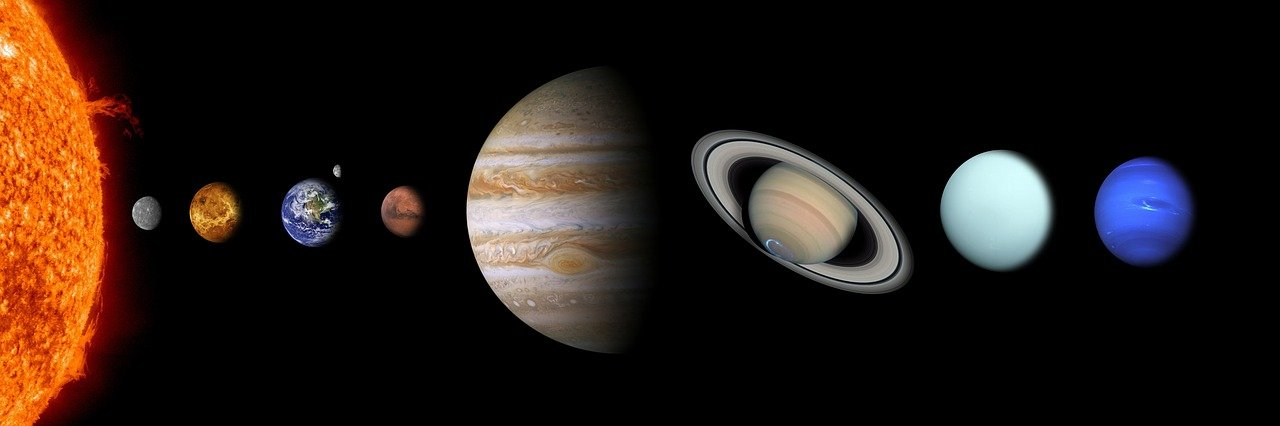
#> input picture solar-system.jpg, 1280 x 426 px
$ python create_image.py
#> lines starting #> are read from the running program, lines starting #| are printed output that depends on the picture; after the words box and inside, x2 and y2 are one past the last pixel; in counts of white or black regions, pixels touching at a corner belong together
import cv2

img = cv2.imread('solar-system.jpg')
#> img is the input picture: shape (426, 1280, 3); mean B, G, R 20.5, 25.8, 36.5
cv2.putText(img,'Sol',(70,50),cv2.FONT_HERSHEY_TRIPLEX,1,(255,255,255),2) #texto do sol

cv2.putText(img,'Mercurio',(110,250),cv2.FONT_HERSHEY_COMPLEX,0.5,(0,255,255),1) #texto de mercúrio
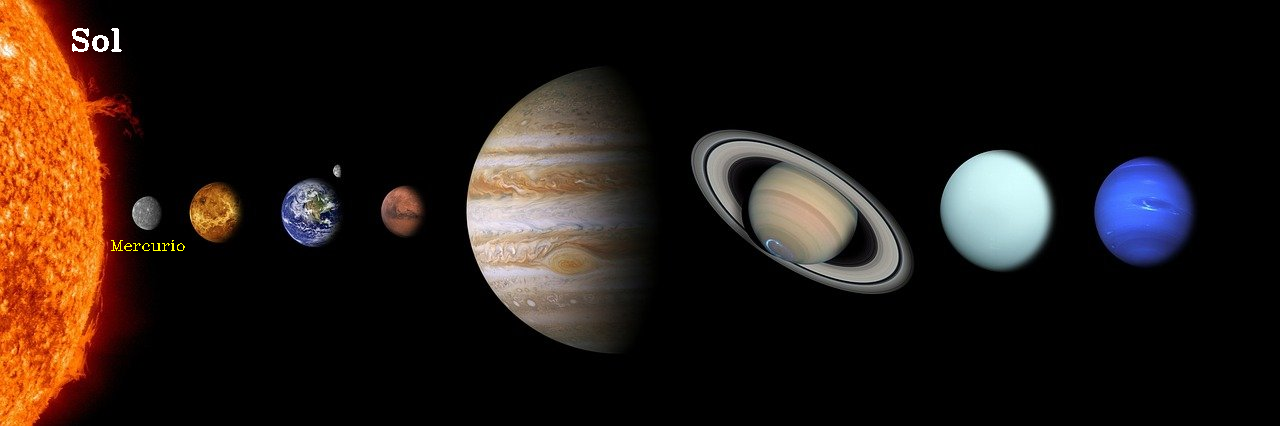
#> img: shape (426, 1280, 3); mean B, G, R 20.7, 26.1, 36.8

cv2.putText(img,'Venus',(190,170),cv2.FONT_HERSHEY_TRIPLEX,0.5,(255,255,0),1) #texto de vênus
#> img: shape (426, 1280, 3); 0.03% of pixels changed, all inside (x1, y1, x2, y2) = (191, 160, 241, 171)

cv2.putText(img,'Terra',(290,270),cv2.FONT_HERSHEY_TRIPLEX,0.5,(255,0,255),1) #texto de terra

cv2.putText(img,'Marte',(380,170),cv2.FONT_HERSHEY_TRIPLEX,0.5,(0,255,0),1) #texto de marte
#> img: shape (426, 1280, 3); mean B, G, R 20.9, 26.3, 36.9

cv2.putText(img,'Jupiter',(520,400),cv2.FONT_HERSHEY_TRIPLEX,1,(255,150,0),2) #texto de júpiter

cv2.putText(img,'Saturno',(700,320),cv2.FONT_HERSHEY_TRIPLEX,1,(255,0,0),2) #texto de saturno

cv2.putText(img,'Urano',(940,140),cv2.FONT_HERSHEY_TRIPLEX,1,(0,0,255),2) #texto de urano

cv2.putText(img,'Netuno',(1080,140),cv2.FONT_HERSHEY_TRIPLEX,1,(0,150,255),2) #texto de netuno
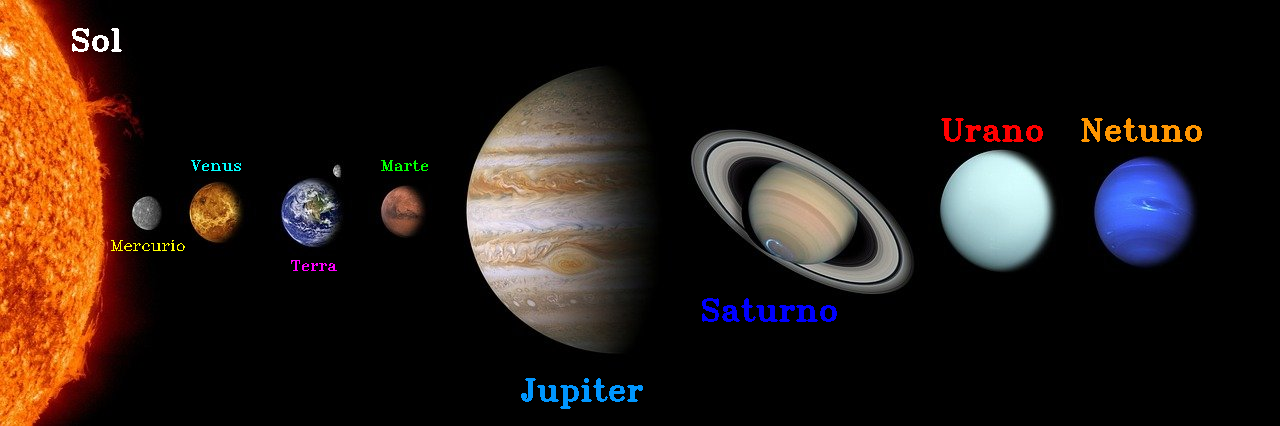
#> img: shape (426, 1280, 3); mean B, G, R 22, 26.9, 37.9

cv2.imshow('Sistema_Solar',img)
cv2.waitKey(0)
print(img)
#> (printed output is left out)

$ run again, with seta_rosa.png saved as solar-system.jpg
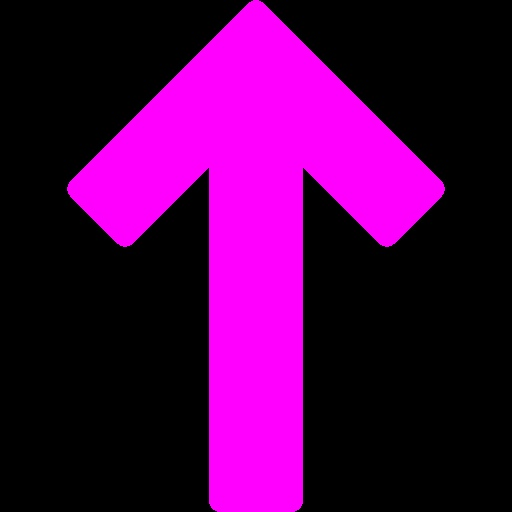
#> input picture seta_rosa.png, 512 x 512 px
#> img is the input picture: shape (512, 512, 3); mean B, G, R 72.7, 0.3, 72.9
#> `cv2.putText(img,'Marte',(380,170),cv2.FONT_HERSHEY_TRIPLEX,0.5,(0,255,..`:
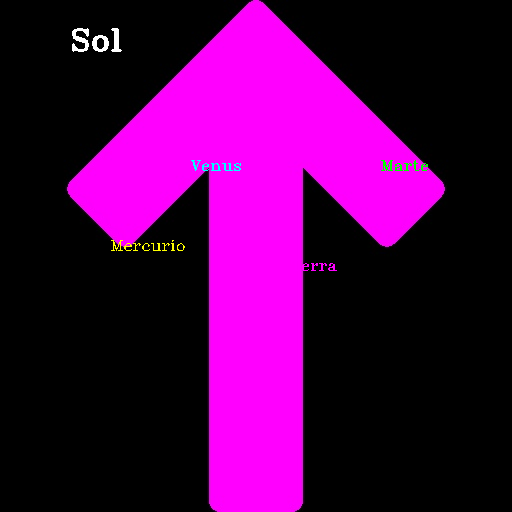
#> img: shape (512, 512, 3); mean B, G, R 73.1, 1.4, 73.4
#> (printed output is left out)
